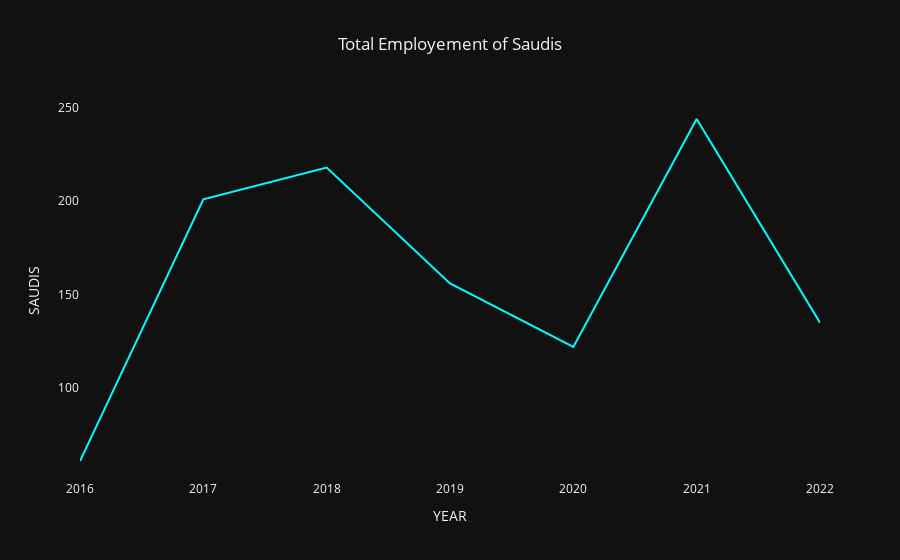

Source (notebook cell):
### Code cell
#plot in a line chart 
fig2=px.line(x=df_saudization['YEAR'],y=df_saudization['count'] ,title='Total Employement of Saudis')
fig2.update_layout(xaxis=dict(showgrid=False),yaxis=dict(showgrid=False),hovermode='x unified',xaxis_title='YEAR',yaxis_title='SAUDIS',title=dict(x=0.5),)
fig2.layout.template='plotly_dark'
fig2.update_traces(line=dict(color="cyan"), marker=dict(size=8, symbol="diamond"))
fig2.update_traces(mode="lines")
fig2.show()

### Figure 1 — Plotly figure (JSON) as saved in the notebook; plotly's stock layout.template omitted (floating-point values rounded to 4 significant figures)
{"data": [{"hovertemplate": "x=%{x}<br>y=%{y}<extra></extra>", "legendgroup": "", "line": {"color": "cyan", "dash": "solid"}, "marker": {"size": 8, "symbol": "diamond"}, "mode": "lines", "name": "", "orientation": "v", "showlegend": false, "type": "scatter", "x": [2016, 2017, 2018, 2019, 2020, 2021, 2022], "xaxis": "x", "y": [61, 201, 218, 156, 122, 244, 135], "yaxis": "y"}], "layout": {"hovermode": "x unified", "legend": {"tracegroupgap": 0}, "title": {"text": "Total Employement of Saudis", "x": 0.5}, "xaxis": {"anchor": "y", "domain": [0, 1], "showgrid": false, "title": {"text": "YEAR"}}, "yaxis": {"anchor": "x", "domain": [0, 1], "showgrid": false, "title": {"text": "SAUDIS"}}}}
